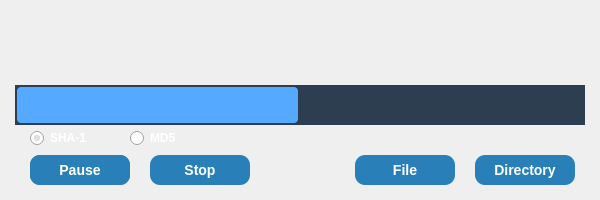
<?xml version="1.0" encoding="UTF-8"?>
<ui version="4.0">
 <class>MainWindow</class>
 <widget class="QMainWindow" name="MainWindow">
  <property name="geometry">
   <rect>
    <x>0</x>
    <y>0</y>
    <width>600</width>
    <height>200</height>
   </rect>
  </property>
  <property name="windowTitle">
   <string>HashRenamer</string>
  </property>
  <property name="styleSheet">
   <string notr="true">.MainWindow {background-color: #1abc9c}</string>
  </property>
  <widget class="QWidget" name="centralWidget">
   <widget class="QPushButton" name="addFilesPushButton">
    <property name="geometry">
     <rect>
      <x>355</x>
      <y>155</y>
      <width>100</width>
      <height>30</height>
     </rect>
    </property>
    <property name="styleSheet">
     <string notr="true">.QPushButton {
	background-color: #2980b9;
	border-radius: 10px;
	color: #ffffff;
	font-size: 14px;
	font-weight: bold;
}
.QPushButton:hover {
	background-color: #3498db;
}</string>
    </property>
    <property name="text">
     <string>File</string>
    </property>
   </widget>
   <widget class="QPushButton" name="addDirectoriesPushButton">
    <property name="geometry">
     <rect>
      <x>475</x>
      <y>155</y>
      <width>100</width>
      <height>30</height>
     </rect>
    </property>
    <property name="styleSheet">
     <string notr="true">.QPushButton {
	background-color: #2980b9;
	border-radius: 10px;
	color: #ffffff;
	font-size: 14px;
	font-weight: bold;
}
.QPushButton:hover {
	background-color: #3498db;
}</string>
    </property>
    <property name="text">
     <string>Directory</string>
    </property>
   </widget>
   <widget class="QLineEdit" name="selectedFileOrDirectoryLineEdit">
    <property name="geometry">
     <rect>
      <x>25</x>
      <y>85</y>
      <width>550</width>
      <height>40</height>
     </rect>
    </property>
    <property name="styleSheet">
     <string notr="true">.QLineEdit {
	background-color: rgba(255, 255, 255, 0);
	border: none;
	color: #ffffff;
	font-size: 14px;
	font-weight: bold;
}
</string>
    </property>
    <property name="readOnly">
     <bool>true</bool>
    </property>
   </widget>
   <widget class="QProgressBar" name="progressBar">
    <property name="geometry">
     <rect>
      <x>15</x>
      <y>85</y>
      <width>570</width>
      <height>40</height>
     </rect>
    </property>
    <property name="styleSheet">
     <string notr="true">.QProgressBar::chunk {
	background-color: rgb(85, 170, 255);
	border-radius: 4px;
	margin: 2px;
}
.QProgressBar {
	color: #ffffff;
	border: none;
	background-color: #2c3e50;
}</string>
    </property>
    <property name="value">
     <number>50</number>
    </property>
    <property name="alignment">
     <set>Qt::AlignCenter</set>
    </property>
    <property name="textVisible">
     <bool>false</bool>
    </property>
    <property name="invertedAppearance">
     <bool>false</bool>
    </property>
   </widget>
   <widget class="QPushButton" name="runPushButton">
    <property name="geometry">
     <rect>
      <x>30</x>
      <y>155</y>
      <width>100</width>
      <height>30</height>
     </rect>
    </property>
    <property name="styleSheet">
     <string notr="true">.QPushButton {
	background-color: #2980b9;
	border-radius: 10px;
	color: #ffffff;
	font-size: 14px;
	font-weight: bold;
}
.QPushButton:hover {
	background-color: #3498db;
}</string>
    </property>
    <property name="text">
     <string>Run</string>
    </property>
   </widget>
   <widget class="QLabel" name="statusLabel">
    <property name="geometry">
     <rect>
      <x>25</x>
      <y>50</y>
      <width>550</width>
      <height>30</height>
     </rect>
    </property>
    <property name="styleSheet">
     <string notr="true">color: rgb(52, 73, 94);</string>
    </property>
    <property name="text">
     <string/>
    </property>
    <property name="alignment">
     <set>Qt::AlignBottom|Qt::AlignLeading|Qt::AlignLeft</set>
    </property>
    <property name="wordWrap">
     <bool>true</bool>
    </property>
   </widget>
   <widget class="QRadioButton" name="sha1RadioButton">
    <property name="geometry">
     <rect>
      <x>30</x>
      <y>130</y>
      <width>89</width>
      <height>16</height>
     </rect>
    </property>
    <property name="styleSheet">
     <string notr="true">color: rgb(255, 255, 255);
font-weight: bold;</string>
    </property>
    <property name="text">
     <string>SHA-1</string>
    </property>
    <property name="checked">
     <bool>true</bool>
    </property>
   </widget>
   <widget class="QRadioButton" name="md5RadioButton">
    <property name="geometry">
     <rect>
      <x>130</x>
      <y>130</y>
      <width>91</width>
      <height>16</height>
     </rect>
    </property>
    <property name="styleSheet">
     <string notr="true">color: rgb(255, 255, 255);
font-weight: bold;</string>
    </property>
    <property name="text">
     <string>MD5</string>
    </property>
   </widget>
   <widget class="QPushButton" name="stopPushButton">
    <property name="geometry">
     <rect>
      <x>150</x>
      <y>155</y>
      <width>100</width>
      <height>30</height>
     </rect>
    </property>
    <property name="styleSheet">
     <string notr="true">.QPushButton {
	background-color: #2980b9;
	border-radius: 10px;
	color: #ffffff;
	font-size: 14px;
	font-weight: bold;
}
.QPushButton:hover {
	background-color: #3498db;
}</string>
    </property>
    <property name="text">
     <string>Stop</string>
    </property>
   </widget>
   <widget class="QPushButton" name="pausePushButton">
    <property name="geometry">
     <rect>
      <x>30</x>
      <y>155</y>
      <width>100</width>
      <height>30</height>
     </rect>
    </property>
    <property name="styleSheet">
     <string notr="true">.QPushButton {
	background-color: #2980b9;
	border-radius: 10px;
	color: #ffffff;
	font-size: 14px;
	font-weight: bold;
}
.QPushButton:hover {
	background-color: #3498db;
}</string>
    </property>
    <property name="text">
     <string>Pause</string>
    </property>
   </widget>
   <zorder>progressBar</zorder>
   <zorder>selectedFileOrDirectoryLineEdit</zorder>
   <zorder>addFilesPushButton</zorder>
   <zorder>addDirectoriesPushButton</zorder>
   <zorder>runPushButton</zorder>
   <zorder>statusLabel</zorder>
   <zorder>sha1RadioButton</zorder>
   <zorder>md5RadioButton</zorder>
   <zorder>stopPushButton</zorder>
   <zorder>pausePushButton</zorder>
  </widget>
 </widget>
 <layoutdefault spacing="6" margin="11"/>
 <resources/>
 <connections/>
</ui>
